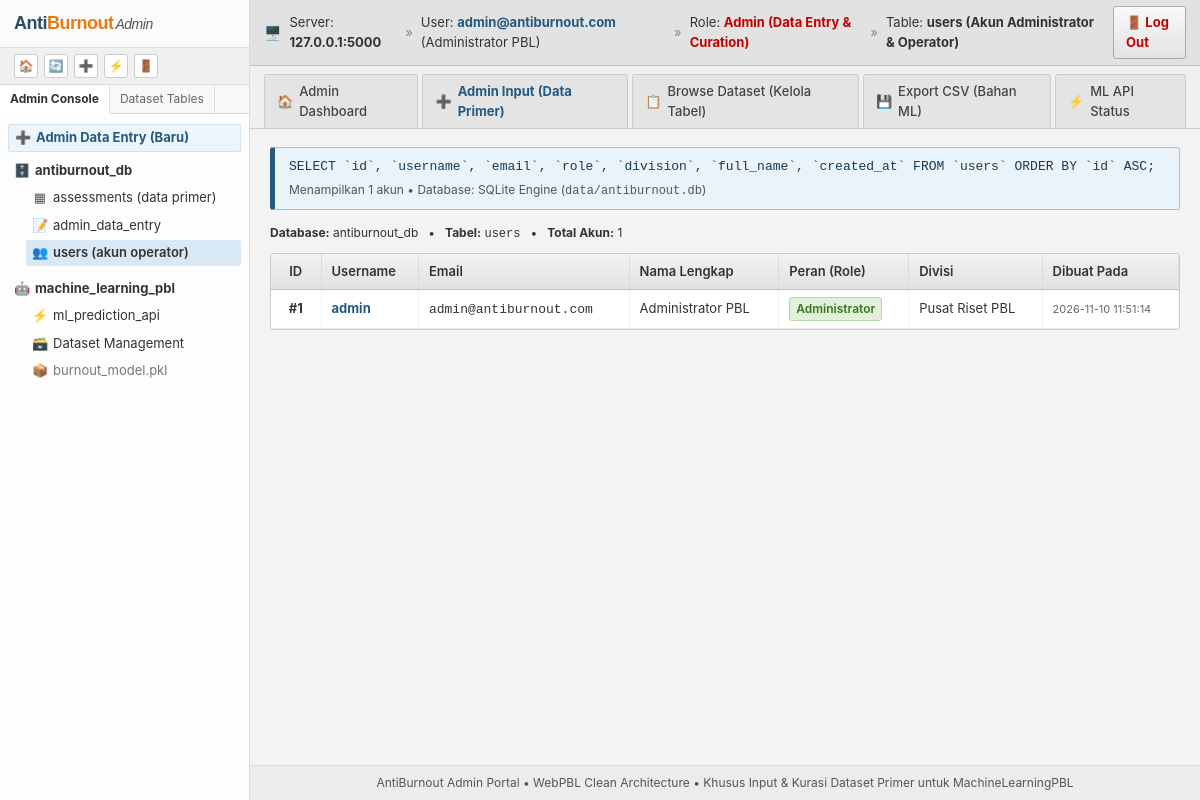
Page /users/ (signed in) on the committed database.
### tables this page shows
CREATE TABLE users (
                    id INTEGER PRIMARY KEY AUTOINCREMENT,
                    username TEXT UNIQUE NOT NULL,
                    email TEXT UNIQUE NOT NULL,
                    password_hash TEXT NOT NULL,
                    full_name TEXT NOT NULL,
                    role TEXT NOT NULL DEFAULT 'admin',
                    division TEXT DEFAULT 'Pusat Riset PBL',
                    created_at TIMESTAMP DEFAULT CURRENT_TIMESTAMP
                );

### app/presentation/web/user_controller.py (the view)
@user_bp.route("/", methods=["GET"])
def list_users():
    users = current_app.user_repository.find_all()
    return render_template("user/list.html", users=users)

### app/infrastructure/db/sqlite_client.py (called while the page is built)
    def get_connection(self) -> sqlite3.Connection:
        conn = sqlite3.connect(self.db_path)
        conn.row_factory = sqlite3.Row
        return conn

### app/infrastructure/repositories/sqlite_user_repo.py (called while the page is built)
    def _row_to_entity(self, row) -> User:
        return User(
            id=row["id"],
            username=row["username"],
            email=row["email"],
            password_hash=row["password_hash"],
            full_name=row["full_name"],
            role=row["role"],
            division=row["division"] if "division" in row.keys() else "Pusat Riset PBL",
            created_at=str(row["created_at"]) if "created_at" in row.keys() else None
        )

    def find_all(self) -> List[User]:
        with self.client.get_connection() as conn:
            cursor = conn.cursor()
            cursor.execute("SELECT * FROM users ORDER BY id ASC")
            rows = cursor.fetchall()
            return [self._row_to_entity(r) for r in rows]

### app/presentation/templates/user/list.html (shortened to what this page needs)
{% extends "base.html" %}
{% block breadcrumb_extra %}
<span style="color: #888;">&raquo;</span>
<span>Table: <strong>users (Akun Administrator & Operator)</strong></span>
{% endblock %}
{% block content %}
<div class="pma-sql-box">
    <div>
        <code>SELECT `id`, `username`, `email`, `role`, `division`, `full_name`, `created_at` FROM `users` ORDER BY `id` ASC;</code>
        <div class="pma-sql-meta">
            Menampilkan {{ users|length }} akun &bull; Database: SQLite Engine (<code>data/antiburnout.db</code>)
        </div>
    </div>
</div>
<div style="display: flex; justify-content: space-between; align-items: center; margin-bottom: 10px; font-size: 12px;">
    <div style="display: flex; align-items: center; gap: 10px;">
        <span><strong>Database:</strong> antiburnout_db</span>
        <span>&bull;</span>
        <span><strong>Tabel:</strong> <code>users</code></span>
        <span>&bull;</span>
        <span><strong>Total Akun:</strong> {{ users|length }}</span>
    </div>
</div>
<div class="pma-table-container">
    {% if users %}
    <table class="pma-table">
        <thead>
            <tr>
                <th style="width: 50px; text-align: center;">ID</th>
                <th>Username</th>
                <th>Email</th>
                <th>Nama Lengkap</th>
                <th>Peran (Role)</th>
                <th>Divisi</th>
                <th>Dibuat Pada</th>
            </tr>
        </thead>
        <tbody>
            {% for u in users %}
            <tr>
                <td style="text-align: center; font-weight: bold;">#{{ u.id }}</td>
                <td><strong style="color: #235a81;">{{ u.username }}</strong></td>
                <td><code>{{ u.email }}</code></td>
                <td>{{ u.full_name }}</td>
                <td>
                    {% if u.role == 'admin' %}
                    <span class="pma-badge pma-badge-success">Administrator</span>
                    {% else %}
                    <span class="pma-badge">{{ u.role }}</span>
                    {% endif %}
                </td>
                <td>{{ u.division }}</td>
                <td style="font-size: 11px; color: #666;">{{ u.created_at or '-' }}</td>
            </tr>
            {% endfor %}
        </tbody>
    </table>
    {% else %}
    <div style="padding: 20px; text-align: center; color: #777;">
        Tidak ada data akun di dalam tabel <code>users</code>.
    </div>
    {% endif %}
</div>
{% endblock %}

### app/presentation/templates/base.html (shortened to what this page needs)
<!DOCTYPE html>
<html lang="id">
<head>
    <link rel="stylesheet" href="{{ url_for('static', filename='css/main.css') }}">
</head>
<body>
    <div class="pma-wrapper">
        <aside class="pma-sidebar">
            <div class="pma-sidebar-brand">
                <a href="{{ url_for('main.index') }}" class="pma-logo" title="phpMyAdmin AntiBurnout Admin">
                    <span class="pma-logo-anti">Anti</span><span class="pma-logo-burnout">Burnout</span><span class="pma-logo-admin">Admin</span>
                </a>
            </div>
            <div class="pma-quick-actions">
                <a href="{{ url_for('main.index') }}" class="pma-quick-btn" title="Admin Dashboard">🏠</a>
                <a href="javascript:location.reload();" class="pma-quick-btn" title="Reload Navigation">🔄</a>
                <a href="{{ url_for('assessment.form') }}" class="pma-quick-btn" title="Admin Data Entry">➕</a>
                <a href="{{ url_for('main.health_check') }}" target="_blank" class="pma-quick-btn" title="ML Server Health">⚡</a>
                <a href="{{ url_for('auth.logout') }}" class="pma-quick-btn" title="Keluar / Log Out">🚪</a>
            </div>
            <div class="pma-nav-tabs-mini">
                <div class="pma-nav-tab-mini active">Admin Console</div>
                <div class="pma-nav-tab-mini">Dataset Tables</div>
            </div>
            <div class="pma-tree">
                <div class="pma-tree-item" style="background: #eef5fa; border: 1px solid #d0e3f2; margin-bottom: 6px;">
                    <span class="pma-tree-icon">➕</span>
                    <a href="{{ url_for('assessment.form') }}" style="color: #235a81; font-weight: bold;">
                        Admin Data Entry (Baru)
                    </a>
                </div>
                <div style="margin-top: 6px;">
                    <div class="pma-tree-item">
                        <span class="pma-tree-icon">🗄️</span>
                        <strong>antiburnout_db</strong>
                    </div>
                    <div class="pma-tree-sub">
                        <a href="{{ url_for('assessment.dataset_view') }}" class="pma-tree-item {% if request.path == '/assessment/dataset' %}active{% endif %}">
                            <span class="pma-tree-icon">▦</span>
                            <span>assessments (data primer)</span>
                        </a>
                        <a href="{{ url_for('assessment.form') }}" class="pma-tree-item {% if request.path == '/assessment/' %}active{% endif %}">
                            <span class="pma-tree-icon">📝</span>
                            <span>admin_data_entry</span>
                        </a>
                        <a href="{{ url_for('user.list_users') }}" class="pma-tree-item {% if request.path.startswith('/users') %}active{% endif %}">
                            <span class="pma-tree-icon">👥</span>
                            <span>users (akun operator)</span>
                        </a>
                    </div>
                </div>
                <div style="margin-top: 10px;">
                    <div class="pma-tree-item">
                        <span class="pma-tree-icon">🤖</span>
                        <strong>machine_learning_pbl</strong>
                    </div>
                    <div class="pma-tree-sub">
                        <a href="{{ url_for('main.health_check') }}" target="_blank" class="pma-tree-item">
                            <span class="pma-tree-icon">⚡</span>
                            <span>ml_prediction_api</span>
                        </a>
                        <a href="{{ url_for('main.dataset_management') }}" class="pma-tree-item {% if request.path.startswith('/dataset-management') %}active{% endif %}">
                            <span class="pma-tree-icon">🗃️</span>
                            <span>Dataset Management</span>
                        </a>
                        <div class="pma-tree-item" style="color: #777;">
                            <span class="pma-tree-icon">📦</span>
                            <span>burnout_model.pkl</span>
                        </div>
                    </div>
                </div>
            </div>
        </aside>
        <div class="pma-main">
            <div class="pma-server-bar">
                <span class="pma-server-icon">🖥️</span>
                <span>Server: <strong>127.0.0.1:5000</strong></span>
                <span style="color: #888;">&raquo;</span>
                <span>User: <strong style="color: #235a81;">{{ current_user.email or 'admin@antiburnout.com' }}</strong> ({{ current_user.full_name or 'Administrator' }})</span>
                <span style="color: #888;">&raquo;</span>
                <span>Role: <strong style="color: #c00000;">{{ (current_user.role or 'admin')|capitalize }} (Data Entry & Curation)</strong></span>
                {% block breadcrumb_extra %}{% endblock %}
                <div style="margin-left: auto; display: flex; align-items: center; gap: 8px;">
                    <a href="{{ url_for('auth.logout') }}" class="pma-btn" style="color: #c00000; font-weight: bold; text-decoration: none;" title="Keluar dari sesi administrator">
                        🚪 Log Out
                    </a>
                </div>
            </div>
            <nav class="pma-tabs-bar">
                <a href="{{ url_for('main.index') }}" class="pma-tab {% if request.path == '/' %}active{% endif %}">
                    <span>🏠</span>
                    <span>Admin Dashboard</span>
                </a>
                <a href="{{ url_for('assessment.form') }}" class="pma-tab {% if request.path == '/assessment/' %}active{% endif %}" style="font-weight: bold; color: #235a81;">
                    <span>➕</span>
                    <span>Admin Input (Data Primer)</span>
                </a>
                <a href="{{ url_for('assessment.dataset_view') }}" class="pma-tab {% if request.path == '/assessment/dataset' %}active{% endif %}">
                    <span>📋</span>
                    <span>Browse Dataset (Kelola Tabel)</span>
                </a>
                <a href="{{ url_for('assessment.export_csv') }}" class="pma-tab">
                    <span>💾</span>
                    <span>Export CSV (Bahan ML)</span>
                </a>
                <a href="{{ url_for('main.health_check') }}" target="_blank" class="pma-tab">
                    <span>⚡</span>
                    <span>ML API Status</span>
                </a>
            </nav>
            <main class="pma-content">
                {% block content %}{% endblock %}
            </main>
            <footer class="pma-footer">
                <span>AntiBurnout Admin Portal &bull; WebPBL Clean Architecture &bull; Khusus Input & Kurasi Dataset Primer untuk MachineLearningPBL</span>
            </footer>
        </div>
    </div>
</body>
</html>

### rows in the picture
users: email "admin@antiburnout.com", full_name "Administrator PBL", id "1", username "admin", role "Administrator", division "Pusat Riset PBL", created_at "2026-11-10 11:51:14"

### other values in the picture
{{ (current_user.role or 'admin')|capitalize }} "Admin"
{{ users|length }} "1"
